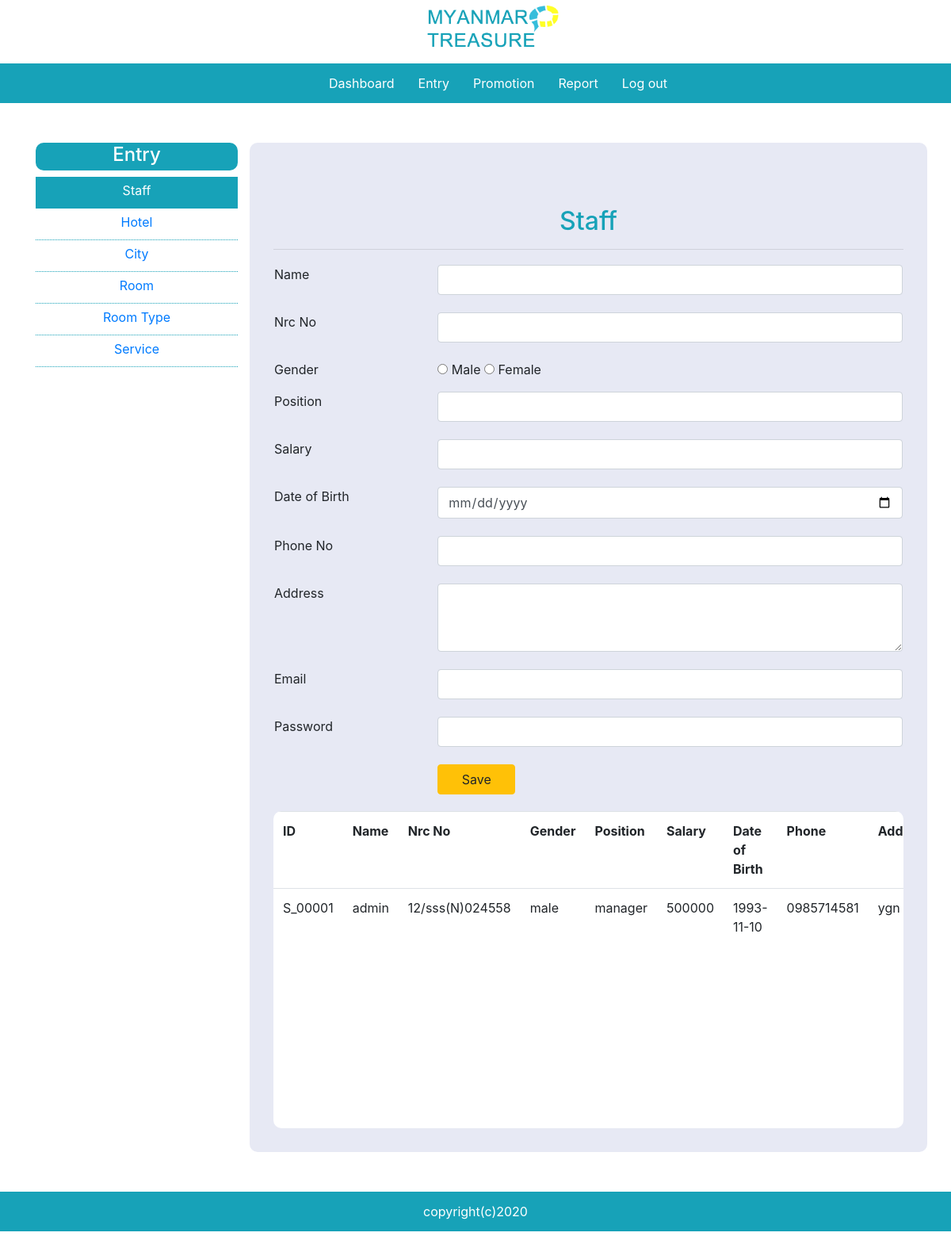
/staff.php (signed in), run on the app's committed database.
### tables this page shows
CREATE TABLE `staff` (
  `staffid` varchar(45) NOT NULL,
  `staffname` varchar(45) NOT NULL,
  `nrcno` varchar(45) NOT NULL,
  `gender` varchar(45) NOT NULL,
  `position` varchar(45) NOT NULL,
  `salary` varchar(45) NOT NULL,
  `dateofbirth` varchar(45) NOT NULL,
  `phone` varchar(45) NOT NULL,
  `address` varchar(200) NOT NULL,
  `email` varchar(45) NOT NULL,
  `password` varchar(45) NOT NULL
);

### staff.php (the view, shortened to what this page needs)
<?php
    include 'template/header_ad.php';
    $con=mysqli_connect("localhost","root","","dbagent");
?>
     <section class="content">
        <div class="container">
            <div class="row">
                <div class="col-3 sidebar">
                    <h4>Entry</h4>
                    <a href="staff.php" class="active">Staff</a>
                    <a href="hotel.php">Hotel</a>
                    <a href="city.php">City</a>
                    <a href="room.php">Room</a>
                    <a href="roomtype.php">Room Type</a>
                    <a href="service.php">Service</a>
                </div>
                <div class="col-9 main-content">
                    <h2>Staff</h2><hr/>
                    <form action="staff.php" method="POST">
                        <table width="100%">
                            <tr>
                                <td></td>
                                <td>
                                </td>
                            </tr>
                            <tr>
                                <td>Name</td>
                                <td>
                                    <input type="text" name="txtname" class="form-control" required>
                                </td>
                            </tr>
                            <tr>
                                <td>Nrc No</td>
                                <td>
                                    <input type="text" name="txtnrcno" class="form-control" required>
                                </td>
                            </tr>
                            <tr>
                                <td>Gender</td>
                                <td>
                                    <input type="radio" name="txtgender" value="male"> Male
                                    <input type="radio" name="txtgender" value="female"> Female
                                </td>
                            </tr>
                            <tr>
                                <td>Position</td>
                                <td>
                                    <input type="text" name="txtposition" class="form-control" required>
                                </td>
                            </tr>
                            <tr>
                                <td>Salary</td>
                                <td>
                                    <input type="text" name="txtsalary" class="form-control" required>
                                </td>
                            </tr>
                            <tr>
                                <td>Date of Birth</td>
                                <td>
                                    <input type="date" name="txtdateofbirth" class="form-control" required>
                                </td>
                            </tr>
                            <tr>
                                <td>Phone No</td>
                                <td>
                                    <input type="text" name="txtphone" class="form-control" required>
                                </td>
                            </tr>
                            <tr>
                                <td>Address</td>
                                <td>
                                    <textarea name="txtaddress"  rows="3" class="form-control"></textarea>
                                </td>
                            </tr>
                            <tr>
                                <td>Email</td>
                                <td>
                                    <input type="email" name="txtemail" class="form-control" required>
                                </td>
                            </tr>
                            <tr>
                                <td>Password</td>
                                <td>
                                    <input type="password" name="txtpassword" class="form-control" required>
                                </td>
                            </tr>
                            <tr>
                                <td></td>
                                <td>
                                    <button class="btn btn-warning col-2" name="btnsave">Save</button>
                                </td>
                            </tr>
                        </table>
                    </form>
                    <div class="tablelist">
                        <div class="table-responsive">
                        <table class="table">
                            <tr>
                                <th>ID</th>
                                <th>Name</th>
                                <th>Nrc No</th>
                                <th>Gender</th>
                                <th>Position</th>
                                <th>Salary</th>
                                <th>Date of Birth</th>
                                <th>Phone</th>
                                <th>Address</th>
                            </tr>
                            <?php
                                $sql="SELECT * FROM staff";
                                $result=mysqli_query($con,$sql);
                                while($data=mysqli_fetch_array($result))
                                {
                                    echo '<tr>';
                                        echo '<td>'.$data['staffid'].'</td>';
                                        echo '<td>'.$data['staffname'].'</td>';
                                        echo '<td>'.$data['nrcno'].'</td>';
                                        echo '<td>'.$data['gender'].'</td>';
                                        echo '<td>'.$data['position'].'</td>';
                                        echo '<td>'.$data['salary'].'</td>';
                                        echo '<td>'.$data['dateofbirth'].'</td>';
                                        echo '<td>'.$data['phone'].'</td>';
                                        echo '<td>'.$data['address'].'</td>';
                                    echo '</tr>';
                                }
                            ?>
                        </table>
                        </div>
                    </div>
                </div>
            </div>
        </div>
     </section>
     <?php
    include 'template/footer.php';
?>

### css/style.css (style rules this page uses)
.content { min-height: 500px; }
.content h2 { color: #17a2b8; margin-top: 50px; text-align: center; }
.sidebar { min-height: 500px; margin-top: 50px; margin-bottom: 50px; }
.sidebar h4 { display: block; background-color: #17a2b8; height: 35px; line-height: 30px; text-align: center; color: white; border-radius: 10px; }
.sidebar a { display: block; text-decoration: none; text-align: center; border-bottom: thin dotted #17a2b8; height: 40px; line-height: 35px; }
.active { background-color: #17a2b8; color: #ffffff; }
.main-content { min-height: 500px; margin-top: 50px; margin-bottom: 50px; padding: 30px; background-color: #e7e9f4; border-radius: 10px; }
.main-content h2 { color: #17a2b8; }
input[type="text"], input[type="radio"], input[type="email"], input[type="password"], input[type="date"], input[type="file"], select, textarea { margin-bottom: 20px; }
.main-content td { vertical-align: top; }
.tablelist { margin-top: 20px; border-radius: 10px; background-color: white; height: 400px; overflow-y: scroll; }

### data on the page
staff: staffid "S_00001", staffname "admin", nrcno "12/sss(N)024558", gender "male", position "manager", salary "500000", dateofbirth "1993-11-10", phone "0985714581", address "ygn"
